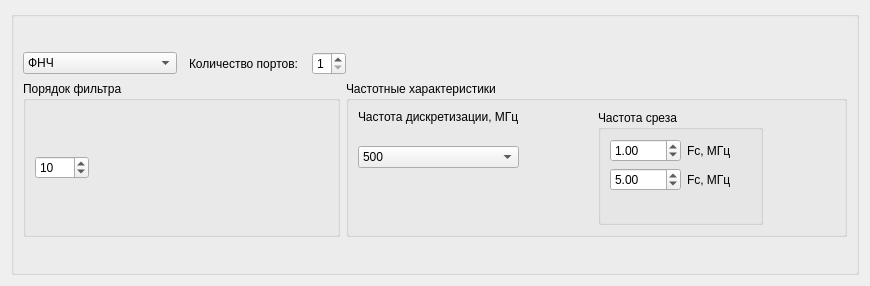
<?xml version="1.0" encoding="UTF-8"?>
<ui version="4.0">
 <class>TestFilterDialogBox</class>
 <widget class="QWidget" name="TestFilterDialogBox">
  <property name="enabled">
   <bool>true</bool>
  </property>
  <property name="geometry">
   <rect>
    <x>0</x>
    <y>0</y>
    <width>870</width>
    <height>286</height>
   </rect>
  </property>
  <property name="windowTitle">
   <string>Form</string>
  </property>
  <layout class="QGridLayout" name="gridLayout_2">
   <item row="0" column="0">
    <layout class="QVBoxLayout" name="verticalLayout_17">
     <item>
      <layout class="QVBoxLayout" name="verticalLayout_8">
       <item>
        <layout class="QVBoxLayout" name="verticalLayout_2">
         <item>
          <widget class="QGroupBox" name="Filter_Type_groupBox">
           <property name="title">
            <string/>
           </property>
           <layout class="QGridLayout" name="gridLayout_5">
            <item row="0" column="2">
             <spacer name="verticalSpacer_3">
              <property name="orientation">
               <enum>Qt::Vertical</enum>
              </property>
              <property name="sizeHint" stdset="0">
               <size>
                <width>20</width>
                <height>43</height>
               </size>
              </property>
             </spacer>
            </item>
            <item row="1" column="0" colspan="2">
             <layout class="QHBoxLayout" name="horizontalLayout">
              <item>
               <widget class="QComboBox" name="FilterType_comboBox">
                <item>
                 <property name="text">
                  <string>ФНЧ</string>
                 </property>
                </item>
                <item>
                 <property name="text">
                  <string>ФВЧ</string>
                 </property>
                </item>
                <item>
                 <property name="text">
                  <string>Полосовой фильтр</string>
                 </property>
                </item>
                <item>
                 <property name="text">
                  <string>Режекторный фильтр</string>
                 </property>
                </item>
                <item>
                 <property name="text">
                  <string>Фильтр Гильберта</string>
                 </property>
                </item>
               </widget>
              </item>
              <item>
               <spacer name="horizontalSpacer_3">
                <property name="orientation">
                 <enum>Qt::Horizontal</enum>
                </property>
                <property name="sizeHint" stdset="0">
                 <size>
                  <width>40</width>
                  <height>20</height>
                 </size>
                </property>
               </spacer>
              </item>
              <item>
               <layout class="QHBoxLayout" name="horizontalLayout_2">
                <item>
                 <widget class="QLabel" name="label_5">
                  <property name="text">
                   <string>Количество портов:</string>
                  </property>
                 </widget>
                </item>
                <item>
                 <spacer name="horizontalSpacer_10">
                  <property name="orientation">
                   <enum>Qt::Horizontal</enum>
                  </property>
                  <property name="sizeHint" stdset="0">
                   <size>
                    <width>40</width>
                    <height>20</height>
                   </size>
                  </property>
                 </spacer>
                </item>
                <item>
                 <widget class="QSpinBox" name="Port_spinBox">
                  <property name="minimum">
                   <number>1</number>
                  </property>
                  <property name="maximum">
                   <number>2</number>
                  </property>
                 </widget>
                </item>
               </layout>
              </item>
             </layout>
            </item>
            <item row="2" column="0">
             <widget class="QGroupBox" name="Order_groupBox">
              <property name="title">
               <string>Порядок фильтра</string>
              </property>
              <layout class="QGridLayout" name="gridLayout_4">
               <item row="0" column="0">
                <widget class="QSpinBox" name="OrderspinBox">
                 <property name="minimum">
                  <number>1</number>
                 </property>
                 <property name="maximum">
                  <number>1000</number>
                 </property>
                 <property name="value">
                  <number>10</number>
                 </property>
                </widget>
               </item>
               <item row="0" column="1">
                <spacer name="horizontalSpacer">
                 <property name="orientation">
                  <enum>Qt::Horizontal</enum>
                 </property>
                 <property name="sizeHint" stdset="0">
                  <size>
                   <width>40</width>
                   <height>20</height>
                  </size>
                 </property>
                </spacer>
               </item>
              </layout>
             </widget>
            </item>
            <item row="2" column="1" colspan="2">
             <widget class="QGroupBox" name="FreqResponse_groupBox">
              <property name="title">
               <string>Частотные характеристики</string>
              </property>
              <layout class="QGridLayout" name="gridLayout">
               <item row="0" column="0">
                <layout class="QVBoxLayout" name="verticalLayout_4">
                 <item>
                  <layout class="QVBoxLayout" name="verticalLayout_3">
                   <item>
                    <widget class="QLabel" name="label">
                     <property name="text">
                      <string>Частота дискретизации, МГц</string>
                     </property>
                    </widget>
                   </item>
                   <item>
                    <spacer name="verticalSpacer_5">
                     <property name="orientation">
                      <enum>Qt::Vertical</enum>
                     </property>
                     <property name="sizeHint" stdset="0">
                      <size>
                       <width>20</width>
                       <height>13</height>
                      </size>
                     </property>
                    </spacer>
                   </item>
                   <item>
                    <widget class="QComboBox" name="Sample_Freq_comboBox">
                     <item>
                      <property name="text">
                       <string>500</string>
                      </property>
                     </item>
                     <item>
                      <property name="text">
                       <string>1000</string>
                      </property>
                     </item>
                     <item>
                      <property name="text">
                       <string>2000</string>
                      </property>
                     </item>
                    </widget>
                   </item>
                  </layout>
                 </item>
                 <item>
                  <spacer name="verticalSpacer_6">
                   <property name="orientation">
                    <enum>Qt::Vertical</enum>
                   </property>
                   <property name="sizeHint" stdset="0">
                    <size>
                     <width>20</width>
                     <height>40</height>
                    </size>
                   </property>
                  </spacer>
                 </item>
                </layout>
               </item>
               <item row="0" column="1">
                <spacer name="horizontalSpacer_4">
                 <property name="orientation">
                  <enum>Qt::Horizontal</enum>
                 </property>
                 <property name="sizeHint" stdset="0">
                  <size>
                   <width>106</width>
                   <height>20</height>
                  </size>
                 </property>
                </spacer>
               </item>
               <item row="0" column="2">
                <widget class="QGroupBox" name="CutFreq_groupBox">
                 <property name="title">
                  <string>Частота среза</string>
                 </property>
                 <layout class="QGridLayout" name="gridLayout_3">
                  <item row="0" column="0">
                   <widget class="QDoubleSpinBox" name="FreqCut_1_SpinBox">
                    <property name="maximum">
                     <double>3000.000000000000000</double>
                    </property>
                    <property name="value">
                     <double>1.000000000000000</double>
                    </property>
                   </widget>
                  </item>
                  <item row="0" column="1">
                   <widget class="QLabel" name="Fc1_label">
                    <property name="text">
                     <string>Fc, МГц</string>
                    </property>
                   </widget>
                  </item>
                  <item row="1" column="0">
                   <widget class="QDoubleSpinBox" name="FreqCut_2_SpinBox">
                    <property name="enabled">
                     <bool>true</bool>
                    </property>
                    <property name="readOnly">
                     <bool>false</bool>
                    </property>
                    <property name="maximum">
                     <double>3000.000000000000000</double>
                    </property>
                    <property name="value">
                     <double>5.000000000000000</double>
                    </property>
                   </widget>
                  </item>
                  <item row="1" column="1">
                   <widget class="QLabel" name="Fc2_label_3">
                    <property name="text">
                     <string>Fc, МГц</string>
                    </property>
                   </widget>
                  </item>
                  <item row="2" column="2">
                   <spacer name="verticalSpacer">
                    <property name="orientation">
                     <enum>Qt::Vertical</enum>
                    </property>
                    <property name="sizeHint" stdset="0">
                     <size>
                      <width>20</width>
                      <height>40</height>
                     </size>
                    </property>
                   </spacer>
                  </item>
                 </layout>
                </widget>
               </item>
               <item row="0" column="3">
                <spacer name="horizontalSpacer_5">
                 <property name="orientation">
                  <enum>Qt::Horizontal</enum>
                 </property>
                 <property name="sizeHint" stdset="0">
                  <size>
                   <width>105</width>
                   <height>20</height>
                  </size>
                 </property>
                </spacer>
               </item>
              </layout>
             </widget>
            </item>
            <item row="3" column="2">
             <spacer name="verticalSpacer_2">
              <property name="orientation">
               <enum>Qt::Vertical</enum>
              </property>
              <property name="sizeHint" stdset="0">
               <size>
                <width>20</width>
                <height>43</height>
               </size>
              </property>
             </spacer>
            </item>
            <item row="1" column="2">
             <spacer name="horizontalSpacer_2">
              <property name="orientation">
               <enum>Qt::Horizontal</enum>
              </property>
              <property name="sizeHint" stdset="0">
               <size>
                <width>40</width>
                <height>20</height>
               </size>
              </property>
             </spacer>
            </item>
           </layout>
          </widget>
         </item>
        </layout>
       </item>
      </layout>
     </item>
    </layout>
   </item>
  </layout>
 </widget>
 <resources/>
 <connections/>
</ui>
